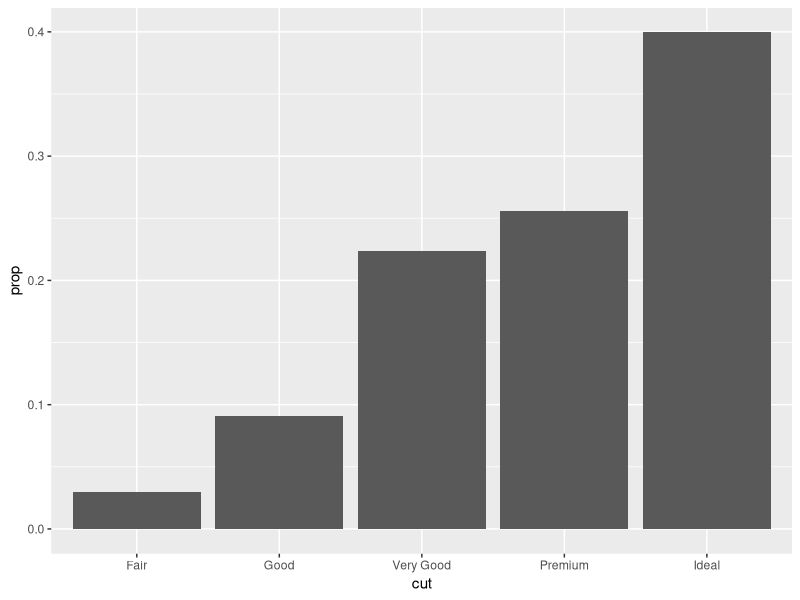
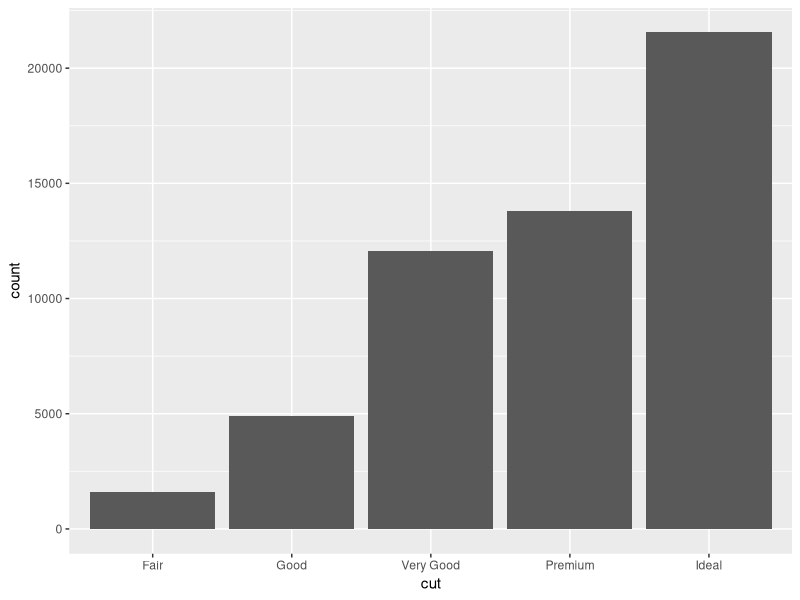
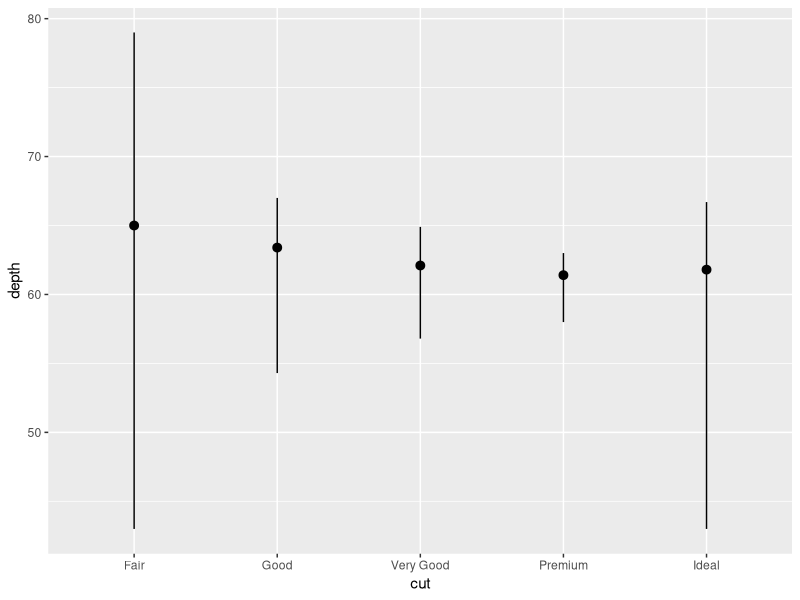
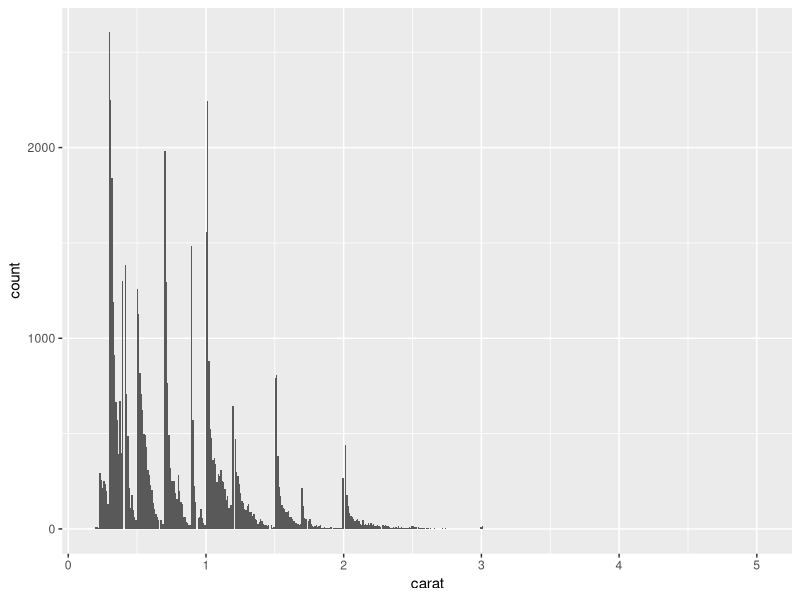
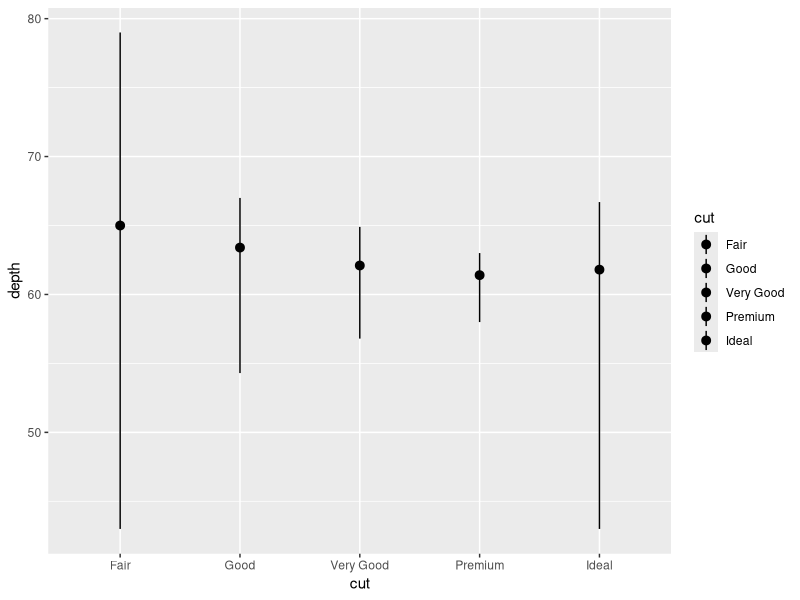
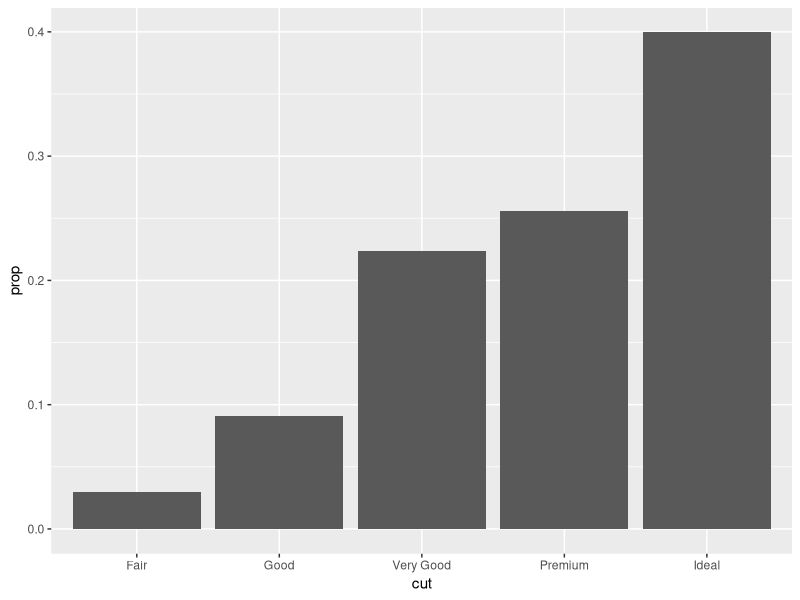
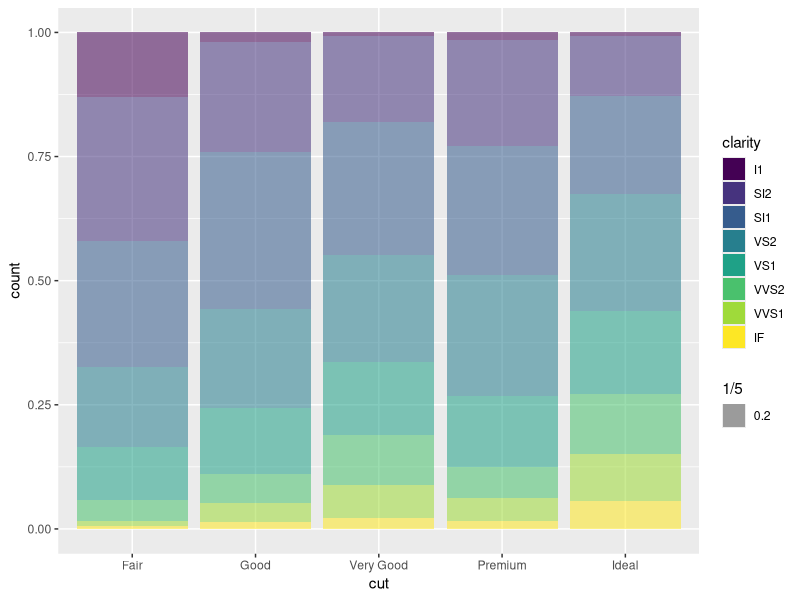
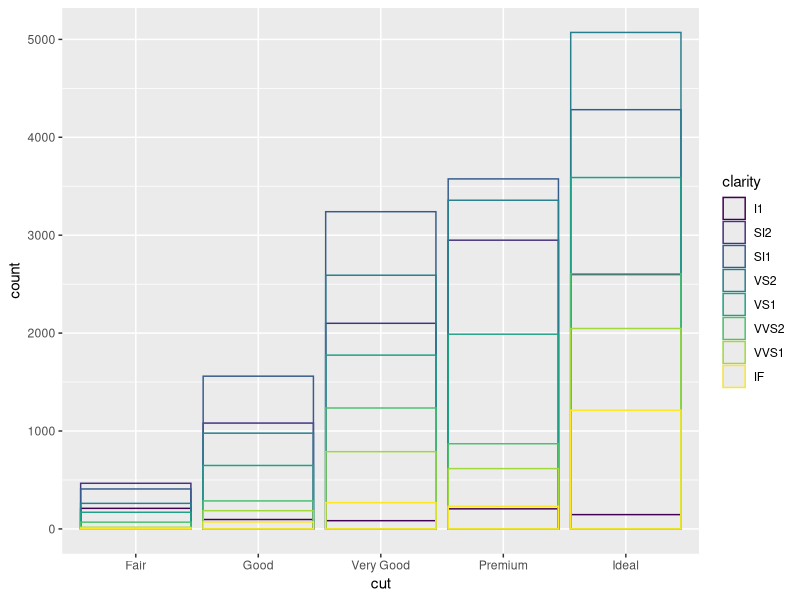

Reproduce these figures in R, in order.
getwd()
library(tidyverse)
ggplot2::diamonds
view(diamonds)

ggplot(diamonds, aes(cut, stat(prop), group = 1)) + #convert the graph in percentage
  geom_bar()


ggplot(diamonds) +
  stat_count(mapping = aes(cut))

ggplot(diamonds) +
  stat_summary(mapping = aes(cut, depth),
               fun.min = min,
               fun.max = max,
               fun= median)

ggplot(diamonds, aes(carat)) +
  geom_histogram(bins = 500) #bandwidth

ggplot(diamonds) +
  geom_pointrange(mapping = aes(cut, depth, fill = cut ),
                  fun.min = min,
                  fun.max = max,
                  fun = median,
                  stat = "summary") #stat is necessary, as default is identity, we need summary of the data

ggplot(diamonds, aes(cut, stat(prop), group = 1)) + #can try what if exclude group = 1
  geom_bar(aes(fill = cut))

ggplot(diamonds) +
  geom_bar(aes(cut, fill = clarity, alpha = 1/5),
           position = "fill")

ggplot(diamonds, aes(cut, colour = clarity)) +
  geom_bar(fill = NA, position = "identity")

ggplot(diamonds, aes(cut, fill = clarity)) +
  geom_bar(alpha = 0.5
           , position = "fill") # position "fill", makes the height the same

ggplot(diamonds, aes(cut, fill = clarity)) +
  geom_bar(alpha = 0.5
           , position = "dodge")

ggplot(diamonds, aes(cut, fill = clarity)) +
  geom_bar(position = "fill")


